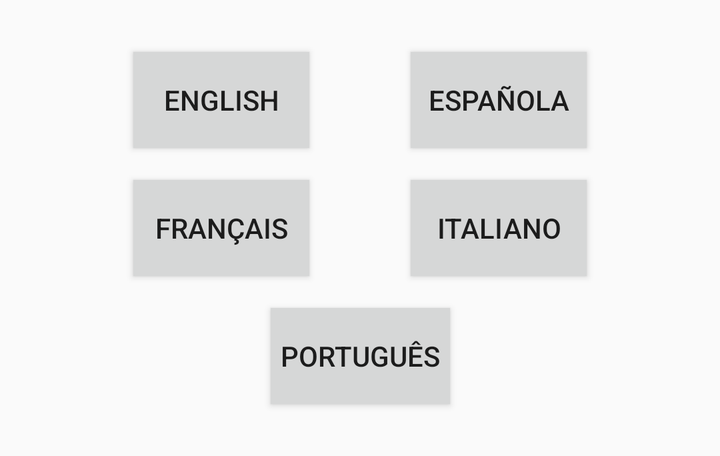
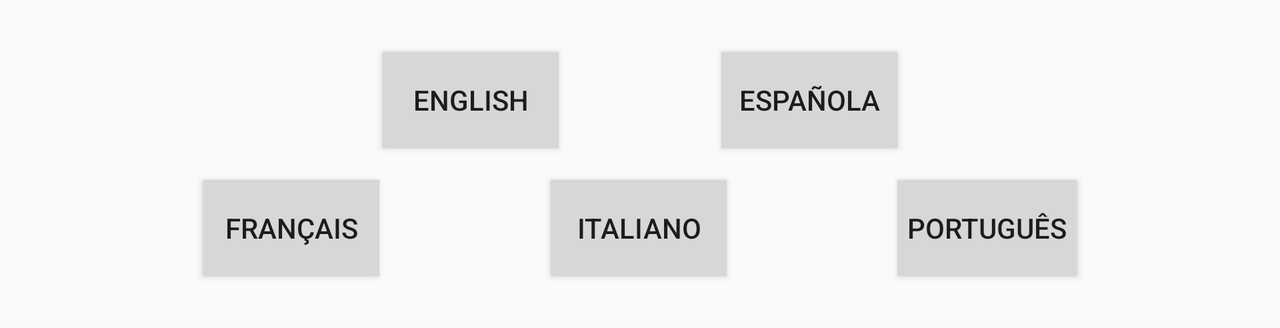

The same Android screen from two of the app's own layout files: first res/layout/ as a phone draws it, then the repository's variant for another configuration, drawn on a device whose configuration selects that folder. Both files follow.
<!-- AndroidManifest.xml: application theme AppTheme -->
<!-- res/layout/fragment_languages.xml -->
<?xml version="1.0" encoding="utf-8"?>
<android.support.constraint.ConstraintLayout
    xmlns:android="http://schemas.android.com/apk/res/android"
    xmlns:app="http://schemas.android.com/apk/res-auto"
    xmlns:tools="http://schemas.android.com/tools"
    android:id="@+id/llLanguages"
    android:layout_width="match_parent"
    android:layout_height="wrap_content"
    android:layout_marginBottom="10dp"
    android:layout_marginTop="10dp"
    android:gravity="center_horizontal">

    <Button
        android:id="@+id/btnLanguageEN"
        android:layout_width="wrap_content"
        android:layout_height="wrap_content"
        android:layout_marginStart="16dp"
        android:layout_marginTop="16dp"
        android:background="@drawable/focus_button"
        android:focusable="true"
        android:padding="5dp"
        android:text="@string/languageEn"
        android:nextFocusLeft="@id/btnLanguageEN"
        android:nextFocusUp="@id/btnLanguageEN"
        android:nextFocusRight="@id/btnLanguageES"
        android:nextFocusDown="@id/btnLanguageFR"
        app:layout_constraintEnd_toStartOf="@+id/btnLanguageES"
        app:layout_constraintHorizontal_bias="0.5"
        app:layout_constraintStart_toStartOf="parent"
        app:layout_constraintTop_toTopOf="parent"
        tools:ignore="RtlCompat"/>

    <Button
        android:id="@+id/btnLanguageES"
        android:layout_width="wrap_content"
        android:layout_height="wrap_content"
        android:layout_marginEnd="16dp"
        android:background="@drawable/focus_button"
        android:focusable="true"
        android:padding="5dp"
        android:text="@string/languageEs"
        android:nextFocusLeft="@id/btnLanguageEN"
        android:nextFocusUp="@id/btnLanguageES"
        android:nextFocusRight="@id/btnLanguageFR"
        android:nextFocusDown="@id/btnLanguageIT"
        app:layout_constraintEnd_toEndOf="parent"
        app:layout_constraintHorizontal_bias="0.5"
        app:layout_constraintStart_toEndOf="@+id/btnLanguageEN"
        app:layout_constraintTop_toTopOf="@+id/btnLanguageEN"
        tools:ignore="RtlCompat"/>

    <Button
        android:id="@+id/btnLanguageFR"
        android:layout_width="wrap_content"
        android:layout_height="wrap_content"
        android:layout_marginStart="16dp"
        android:layout_marginTop="16dp"
        android:background="@drawable/focus_button"
        android:focusable="true"
        android:padding="5dp"
        android:text="@string/languageFr"
        android:nextFocusLeft="@id/btnLanguageES"
        android:nextFocusUp="@id/btnLanguageEN"
        android:nextFocusRight="@id/btnLanguageIT"
        android:nextFocusDown="@id/btnLanguagePT"
        app:layout_constraintEnd_toStartOf="@+id/btnLanguageIT"
        app:layout_constraintStart_toStartOf="parent"
        app:layout_constraintTop_toBottomOf="@+id/btnLanguageEN"
        tools:ignore="RtlCompat"/>

    <Button
        android:id="@+id/btnLanguageIT"
        android:layout_width="wrap_content"
        android:layout_height="wrap_content"
        android:layout_marginEnd="16dp"
        android:background="@drawable/focus_button"
        android:focusable="true"
        android:padding="5dp"
        android:text="@string/languageIt"
        android:nextFocusLeft="@id/btnLanguageFR"
        android:nextFocusUp="@id/btnLanguageES"
        android:nextFocusRight="@id/btnLanguagePT"
        android:nextFocusDown="@id/btnLanguagePT"
        app:layout_constraintEnd_toEndOf="parent"
        app:layout_constraintHorizontal_bias="0.5"
        app:layout_constraintStart_toEndOf="@+id/btnLanguageFR"
        app:layout_constraintTop_toTopOf="@+id/btnLanguageFR"
        tools:ignore="RtlCompat"/>

    <Button
        android:id="@+id/btnLanguagePT"
        android:layout_width="wrap_content"
        android:layout_height="wrap_content"
        android:layout_marginBottom="16dp"
        android:layout_marginEnd="8dp"
        android:layout_marginStart="8dp"
        android:layout_marginTop="16dp"
        android:background="@drawable/focus_button"
        android:focusable="true"
        android:padding="5dp"
        android:text="@string/languagePt"
        android:nextFocusLeft="@id/btnLanguageFR"
        android:nextFocusUp="@id/btnLanguageFR"
        android:nextFocusRight="@id/btnLanguagePT"
        android:nextFocusDown="@id/btnLanguagePT"
        app:layout_constraintBottom_toBottomOf="parent"
        app:layout_constraintEnd_toEndOf="@+id/btnLanguageES"
        app:layout_constraintStart_toStartOf="@+id/btnLanguageEN"
        app:layout_constraintTop_toBottomOf="@+id/btnLanguageFR"
        tools:ignore="RtlCompat"/>

</android.support.constraint.ConstraintLayout>
<!-- resources referenced by this layout -->
<resources>
  <!-- drawable focus_button (drawable) -->
  <?xml version="1.0" encoding="utf-8"?>
  <selector xmlns:android="http://schemas.android.com/apk/res/android">
      <item android:state_focused="true" android:drawable="@drawable/focus_button_border" /> 
      <item android:drawable="@drawable/focus_button_bg"/>
  </selector>
  <string name="languageEn" translatable="false">English</string>
  <string name="languageEs" translatable="false">Española</string>
  <string name="languageFr" translatable="false">Français</string>
  <string name="languageIt" translatable="false">Italiano</string>
  <string name="languagePt" translatable="false">Português</string>
  <style name="AppTheme" parent="AppThemeLight">
          <item name="android:windowDisablePreview">true</item>
      </style>
  <!-- drawable focus_button_border (drawable) -->
  <?xml version="1.0" encoding="utf-8"?>
  <layer-list xmlns:android="http://schemas.android.com/apk/res/android">
      <item>
          <color android:color="?attr/buttonFocusBgColor"/>
      </item>
      <item>
          <shape xmlns:android="http://schemas.android.com/apk/res/android" android:shape="rectangle">
              <stroke android:width="2dp" android:color="?attr/buttonFocusBorderColor" android:dashGap="2dp" android:dashWidth="5dp"/>
              <corners android:radius="5dp"/>
          </shape>
      </item>
  </layer-list>
  <!-- drawable focus_button_bg (drawable) -->
  <?xml version="1.0" encoding="utf-8"?>
  <layer-list xmlns:android="http://schemas.android.com/apk/res/android">
      <item>
          <color android:color="?attr/buttonNormalBgColor"/>
      </item>
      <item>
          <shape xmlns:android="http://schemas.android.com/apk/res/android" android:shape="rectangle">
              <corners android:radius="5dp"/>
          </shape>
      </item>
  </layer-list>
  <style name="AppThemeLight" parent="Theme.AppCompat.Light.NoActionBar">
          <item name="colorAccent">@color/red</item>
          <item name="cardBgColor">@color/cardview_light_background</item>
          <item name="buttonNormalBgColor">#d6d7d7</item>
          <item name="buttonFocusBorderColor">#2ebadc</item>
          <item name="buttonFocusBgColor">#2ebadc</item>
          <item name="textFocusBorderColor">#2ebadc</item>
      </style>
  <color name="red">#FF0000</color>
</resources>
<!-- res/layout-land/fragment_languages.xml (the repository's variant of the layout above) -->
<!-- drawn on the phone turned sideways -->
<?xml version="1.0" encoding="utf-8"?>
<android.support.constraint.ConstraintLayout
    xmlns:android="http://schemas.android.com/apk/res/android"
    xmlns:app="http://schemas.android.com/apk/res-auto"
    xmlns:tools="http://schemas.android.com/tools"
    android:id="@+id/llLanguages"
    android:layout_width="match_parent"
    android:layout_height="wrap_content"
    android:layout_marginBottom="10dp"
    android:layout_marginTop="10dp"
    android:gravity="center_horizontal">

    <Button
        android:id="@+id/btnLanguageEN"
        android:layout_width="wrap_content"
        android:layout_height="wrap_content"
        android:layout_marginStart="8dp"
        android:layout_marginTop="16dp"
        android:background="@drawable/focus_button"
        android:focusable="true"
        android:padding="5dp"
        android:text="@string/languageEn"
        android:nextFocusLeft="@id/btnLanguageEN"
        android:nextFocusUp="@id/btnLanguageEN"
        android:nextFocusRight="@id/btnLanguageES"
        android:nextFocusDown="@id/btnLanguageFR"
        app:layout_constraintEnd_toStartOf="@+id/btnLanguageES"
        app:layout_constraintStart_toStartOf="@+id/btnLanguageFR"
        app:layout_constraintTop_toTopOf="parent"
        tools:ignore="RtlCompat"/>

    <Button
        android:id="@+id/btnLanguageES"
        android:layout_width="wrap_content"
        android:layout_height="wrap_content"
        android:layout_marginEnd="8dp"
        android:background="@drawable/focus_button"
        android:focusable="true"
        android:padding="5dp"
        android:text="@string/languageEs"
        android:nextFocusLeft="@id/btnLanguageEN"
        android:nextFocusUp="@id/btnLanguageES"
        android:nextFocusRight="@id/btnLanguageFR"
        android:nextFocusDown="@id/btnLanguageIT"
        app:layout_constraintEnd_toEndOf="@+id/btnLanguagePT"
        app:layout_constraintStart_toEndOf="@+id/btnLanguageEN"
        app:layout_constraintTop_toTopOf="@+id/btnLanguageEN"
        tools:ignore="RtlCompat"/>

    <Button
        android:id="@+id/btnLanguageFR"
        android:layout_width="wrap_content"
        android:layout_height="wrap_content"
        android:layout_marginBottom="16dp"
        android:layout_marginStart="16dp"
        android:layout_marginTop="16dp"
        android:background="@drawable/focus_button"
        android:focusable="true"
        android:padding="5dp"
        android:text="@string/languageFr"
        android:nextFocusLeft="@id/btnLanguageES"
        android:nextFocusUp="@id/btnLanguageEN"
        android:nextFocusRight="@id/btnLanguageIT"
        android:nextFocusDown="@id/btnLanguageFR"
        app:layout_constraintBottom_toBottomOf="parent"
        app:layout_constraintEnd_toStartOf="@+id/btnLanguageIT"
        app:layout_constraintHorizontal_bias="0.5"
        app:layout_constraintStart_toStartOf="parent"
        app:layout_constraintTop_toBottomOf="@+id/btnLanguageEN"
        tools:ignore="RtlCompat"/>

    <Button
        android:id="@+id/btnLanguageIT"
        android:layout_width="wrap_content"
        android:layout_height="wrap_content"
        android:background="@drawable/focus_button"
        android:focusable="true"
        android:padding="5dp"
        android:text="@string/languageIt"
        android:nextFocusLeft="@id/btnLanguageFR"
        android:nextFocusUp="@id/btnLanguageES"
        android:nextFocusRight="@id/btnLanguagePT"
        android:nextFocusDown="@id/btnLanguageIT"
        app:layout_constraintEnd_toStartOf="@+id/btnLanguagePT"
        app:layout_constraintHorizontal_bias="0.5"
        app:layout_constraintStart_toEndOf="@+id/btnLanguageFR"
        app:layout_constraintTop_toTopOf="@+id/btnLanguageFR"
        tools:ignore="RtlCompat"/>

    <Button
        android:id="@+id/btnLanguagePT"
        android:layout_width="wrap_content"
        android:layout_height="wrap_content"
        android:layout_marginEnd="16dp"
        android:background="@drawable/focus_button"
        android:focusable="true"
        android:padding="5dp"
        android:text="@string/languagePt"
        android:nextFocusLeft="@id/btnLanguageIT"
        android:nextFocusUp="@id/btnLanguageES"
        android:nextFocusRight="@id/btnLanguagePT"
        android:nextFocusDown="@id/btnLanguagePT"
        app:layout_constraintEnd_toEndOf="parent"
        app:layout_constraintHorizontal_bias="0.5"
        app:layout_constraintStart_toEndOf="@+id/btnLanguageIT"
        app:layout_constraintTop_toTopOf="@+id/btnLanguageIT"
        tools:ignore="RtlCompat"/>

</android.support.constraint.ConstraintLayout>
